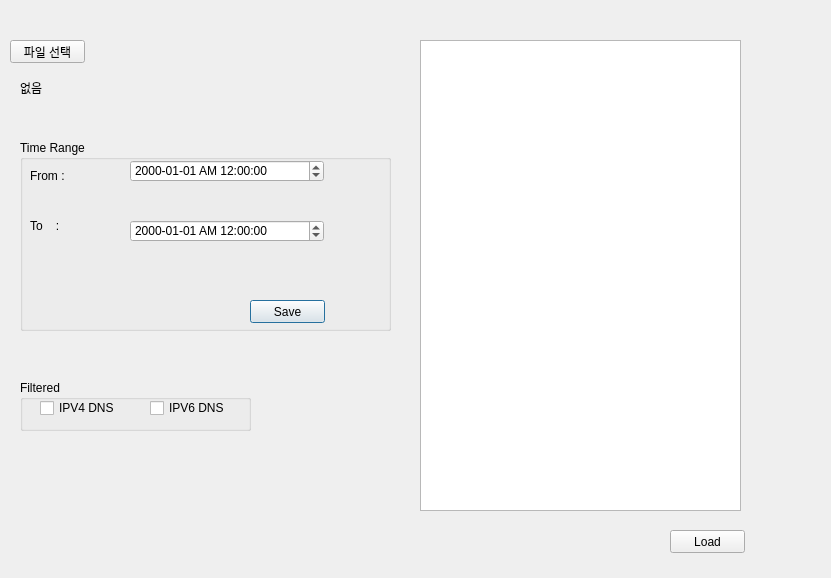
<?xml version="1.0" encoding="UTF-8"?>
<ui version="4.0">
 <class>Dialog</class>
 <widget class="QDialog" name="Dialog">
  <property name="geometry">
   <rect>
    <x>0</x>
    <y>0</y>
    <width>831</width>
    <height>578</height>
   </rect>
  </property>
  <property name="windowTitle">
   <string>Dialog</string>
  </property>
  <widget class="QGroupBox" name="groupBox">
   <property name="geometry">
    <rect>
     <x>20</x>
     <y>380</y>
     <width>231</width>
     <height>51</height>
    </rect>
   </property>
   <property name="title">
    <string>Filtered</string>
   </property>
   <widget class="QCheckBox" name="cb_dns_q4">
    <property name="geometry">
     <rect>
      <x>20</x>
      <y>20</y>
      <width>81</width>
      <height>16</height>
     </rect>
    </property>
    <property name="text">
     <string>IPV4 DNS</string>
    </property>
   </widget>
   <widget class="QCheckBox" name="cb_dns_q6">
    <property name="geometry">
     <rect>
      <x>130</x>
      <y>20</y>
      <width>81</width>
      <height>16</height>
     </rect>
    </property>
    <property name="text">
     <string>IPV6 DNS</string>
    </property>
   </widget>
  </widget>
  <widget class="QGroupBox" name="groupBox_2">
   <property name="geometry">
    <rect>
     <x>20</x>
     <y>140</y>
     <width>371</width>
     <height>191</height>
    </rect>
   </property>
   <property name="title">
    <string>Time Range</string>
   </property>
   <widget class="QLabel" name="label">
    <property name="geometry">
     <rect>
      <x>10</x>
      <y>30</y>
      <width>56</width>
      <height>12</height>
     </rect>
    </property>
    <property name="text">
     <string>From : </string>
    </property>
   </widget>
   <widget class="QLabel" name="label_2">
    <property name="geometry">
     <rect>
      <x>10</x>
      <y>80</y>
      <width>56</width>
      <height>12</height>
     </rect>
    </property>
    <property name="text">
     <string>To    :</string>
    </property>
   </widget>
   <widget class="QDateTimeEdit" name="dTimeEdit_From">
    <property name="geometry">
     <rect>
      <x>110</x>
      <y>20</y>
      <width>194</width>
      <height>22</height>
     </rect>
    </property>
    <property name="displayFormat">
     <string>yyyy-MM-dd AP h:mm:ss</string>
    </property>
   </widget>
   <widget class="QDateTimeEdit" name="dTimeEdit_To">
    <property name="geometry">
     <rect>
      <x>110</x>
      <y>80</y>
      <width>194</width>
      <height>22</height>
     </rect>
    </property>
    <property name="displayFormat">
     <string>yyyy-MM-dd AP h:mm:ss</string>
    </property>
   </widget>
   <widget class="QPushButton" name="btn_save">
    <property name="geometry">
     <rect>
      <x>230</x>
      <y>160</y>
      <width>75</width>
      <height>23</height>
     </rect>
    </property>
    <property name="text">
     <string>Save</string>
    </property>
   </widget>
  </widget>
  <widget class="QTextBrowser" name="textBrowser">
   <property name="geometry">
    <rect>
     <x>420</x>
     <y>40</y>
     <width>321</width>
     <height>471</height>
    </rect>
   </property>
  </widget>
  <widget class="QPushButton" name="pushButton">
   <property name="geometry">
    <rect>
     <x>10</x>
     <y>40</y>
     <width>75</width>
     <height>23</height>
    </rect>
   </property>
   <property name="text">
    <string>파일 선택</string>
   </property>
  </widget>
  <widget class="QLabel" name="label_file_name">
   <property name="geometry">
    <rect>
     <x>20</x>
     <y>80</y>
     <width>371</width>
     <height>16</height>
    </rect>
   </property>
   <property name="text">
    <string>없음</string>
   </property>
  </widget>
  <widget class="QPushButton" name="btn_load">
   <property name="geometry">
    <rect>
     <x>670</x>
     <y>530</y>
     <width>75</width>
     <height>23</height>
    </rect>
   </property>
   <property name="text">
    <string>Load</string>
   </property>
  </widget>
 </widget>
 <resources/>
 <connections/>
</ui>
